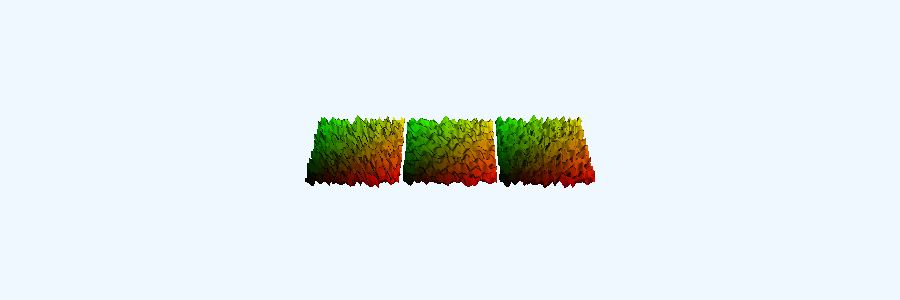

Here is the Python script that generated this plot:
#!/usr/bin/env python

# Compare Loop and Butterfly subdivision filters on a random-height mesh grid.

import numpy as np

# Factory overrides: importing these modules registers the OpenGL rendering
# and interaction style implementations for vtkRenderingCore factory classes.
import vtkmodules.vtkInteractionStyle  # noqa: F401
import vtkmodules.vtkRenderingOpenGL2  # noqa: F401
# VTK pipeline classes used in this example
from vtkmodules.vtkCommonCore import (
    vtkMinimalStandardRandomSequence,
    vtkPoints,
    vtkUnsignedCharArray,
)
from vtkmodules.vtkCommonDataModel import (
    vtkCellArray,
    vtkPolyData,
    vtkTriangle,
)
from vtkmodules.vtkFiltersCore import vtkCleanPolyData
from vtkmodules.vtkFiltersModeling import (
    vtkButterflySubdivisionFilter,
    vtkLoopSubdivisionFilter,
)
from vtkmodules.vtkRenderingCore import (
    vtkActor,
    vtkPolyDataMapper,
    vtkRenderWindow,
    vtkRenderWindowInteractor,
    vtkRenderer,
)

# Colors (normalized RGB)
alice_blue_rgb = (0.941, 0.973, 1.000)

# Source: 32x32 random-height topography
size = 32
rng = vtkMinimalStandardRandomSequence()
rng.SetSeed(1)

topography = np.zeros([size, size])
for i in range(size):
    for j in range(size):
        topography[i][j] = rng.GetRangeValue(0, 5)
        rng.Next()

# Build triangle mesh and per-vertex colors
point_colors = vtkUnsignedCharArray()
point_colors.SetNumberOfComponents(3)
points = vtkPoints()
triangles = vtkCellArray()

count = 0
for i in range(size - 1):
    for j in range(size - 1):
        z1 = topography[i][j]
        z2 = topography[i][j + 1]
        z3 = topography[i + 1][j]

        points.InsertNextPoint(i, j, z1)
        points.InsertNextPoint(i, j + 1, z2)
        points.InsertNextPoint(i + 1, j, z3)

        tri1 = vtkTriangle()
        tri1.GetPointIds().SetId(0, count)
        tri1.GetPointIds().SetId(1, count + 1)
        tri1.GetPointIds().SetId(2, count + 2)
        triangles.InsertNextCell(tri1)

        z4 = topography[i][j + 1]
        z5 = topography[i + 1][j + 1]
        z6 = topography[i + 1][j]

        points.InsertNextPoint(i, j + 1, z4)
        points.InsertNextPoint(i + 1, j + 1, z5)
        points.InsertNextPoint(i + 1, j, z6)

        tri2 = vtkTriangle()
        tri2.GetPointIds().SetId(0, count + 3)
        tri2.GetPointIds().SetId(1, count + 4)
        tri2.GetPointIds().SetId(2, count + 5)
        triangles.InsertNextCell(tri2)

        count += 6

        r = [int(i / float(size) * 255), int(j / float(size) * 255), 0]
        point_colors.InsertNextTypedTuple(r)
        point_colors.InsertNextTypedTuple(r)
        point_colors.InsertNextTypedTuple(r)
        point_colors.InsertNextTypedTuple(r)
        point_colors.InsertNextTypedTuple(r)
        point_colors.InsertNextTypedTuple(r)

triangle_polydata = vtkPolyData()
triangle_polydata.SetPoints(points)
triangle_polydata.GetPointData().SetScalars(point_colors)
triangle_polydata.SetPolys(triangles)

# Filter: merge coincident points so subdivision works
clean = vtkCleanPolyData()
clean.SetInputData(triangle_polydata)

# Filter: Loop subdivision
loop_filter = vtkLoopSubdivisionFilter()
loop_filter.SetNumberOfSubdivisions(3)
loop_filter.SetInputConnection(clean.GetOutputPort())

# Filter: Butterfly subdivision
butterfly_filter = vtkButterflySubdivisionFilter()
butterfly_filter.SetNumberOfSubdivisions(3)
butterfly_filter.SetInputConnection(clean.GetOutputPort())

# Mapper & Actor: map original mesh to graphics primitives
original_mapper = vtkPolyDataMapper()
original_mapper.SetInputData(triangle_polydata)

original_actor = vtkActor()
original_actor.SetMapper(original_mapper)

# Mapper & Actor: map Loop-subdivided mesh to graphics primitives
loop_mapper = vtkPolyDataMapper()
loop_mapper.SetInputConnection(loop_filter.GetOutputPort())

loop_actor = vtkActor()
loop_actor.SetMapper(loop_mapper)
loop_actor.SetPosition(32, 0, 0)

# Mapper & Actor: map Butterfly-subdivided mesh to graphics primitives
butterfly_mapper = vtkPolyDataMapper()
butterfly_mapper.SetInputConnection(butterfly_filter.GetOutputPort())

butterfly_actor = vtkActor()
butterfly_actor.SetMapper(butterfly_mapper)
butterfly_actor.SetPosition(64, 0, 0)

# Renderer: assemble the scene and configure the camera
renderer = vtkRenderer()
renderer.AddActor(original_actor)
renderer.AddActor(loop_actor)
renderer.AddActor(butterfly_actor)
renderer.SetBackground(alice_blue_rgb)

# Window: display the rendered scene
render_window = vtkRenderWindow()
render_window.AddRenderer(renderer)
render_window.SetWindowName("smooth grid")
render_window.SetMultiSamples(0)
render_window.SetSize(900, 300)

# Scene: configure the camera
renderer.GetActiveCamera().Elevation(-45)
renderer.GetActiveCamera().Zoom(3)
renderer.ResetCamera()

# Interactor: handle mouse and keyboard events
render_window_interactor = vtkRenderWindowInteractor()
render_window_interactor.SetRenderWindow(render_window)

# Launch the interactive visualization
render_window.Render()
render_window_interactor.Start()
